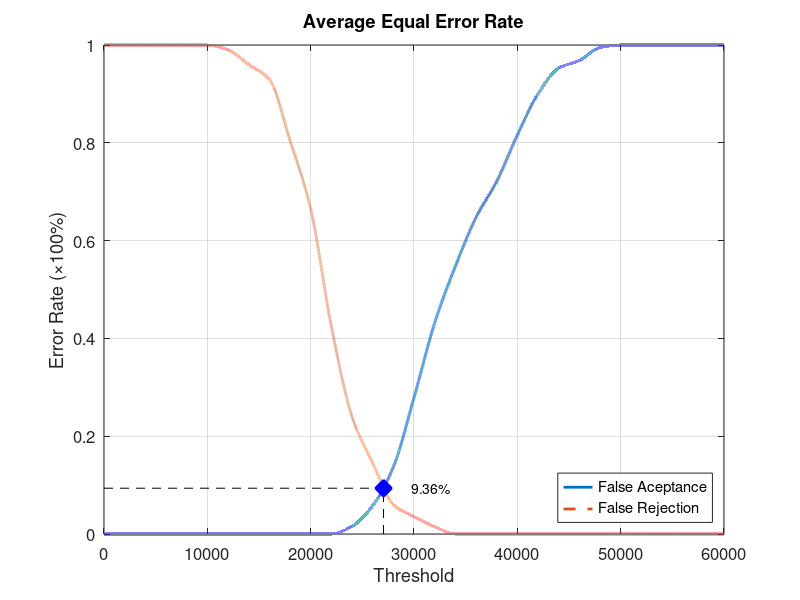
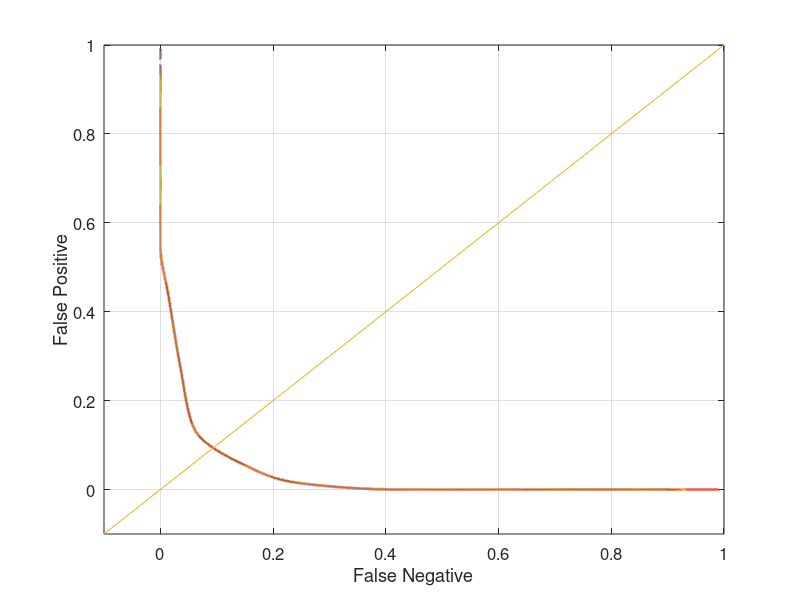

These charts were generated, in order, by the following MATLAB code:
function yEER = Database3_2
close all;
clear;
clc;
x = 0:2000:60000;
xq = 0:0.5:60000;

y0 = [0 0 0 0 0 0 0 0 0 0 0 0 0.0157895 0.0578947 0.136842 0.278947 0.431579 0.547368 0.647368 0.721053 0.815789 0.9 0.952632 0.968421 0.994737 1 1 1 1 1 1];
yy0 = interp1(x, y0, xq, 'pchip');
y1 = [1 1 1 1 1 1 0.99 0.96 0.93 0.805 0.665 0.425 0.24 0.145 0.06 0.035 0.015 0 0 0 0 0 0 0 0 0 0 0 0 0 0];
yy1 = interp1(x, y1, xq, 'pchip');

% Calculating EER: 
y2 = abs(y0 - y1);
find(y2 == min(y2))
yy2 = abs(yy0 - yy1);
xEER = find(yy2 == min(yy2));
xEERIndex = xq(xEER) % X-axis EER
yEER = yy0(xEER) % Y-axis EER

main = figure
plot(xq, yy0,'-','LineWidth', 2);	hold on
plot(xq, yy1,'--','LineWidth', 2);	hold on
plot([xEERIndex xEERIndex], [0 yEER], 'k--');	hold on
plot([0 xEERIndex], [yEER yEER], 'k--');	hold on
plot(xEERIndex, yEER, 'bx', 'LineWidth', 10);	hold on
text(xEERIndex + 10 * xEERIndex / 100, yEER, [num2str(round((10000 * yEER)) / 100) '%'])
legend('False Aceptance', 'False Rejection', 'Location', 'SouthEast')
xlabel('Threshold')
ylabel('Error Rate (\times100%)')
title('Average Equal Error Rate')
set(gca, 'FontSize', 12)
axis([0 60000 0 1])
grid on

print(main, 'Database3_2Main', '-dpng');
FNRxFPR = figure('Color', [1 1 1]);
plot(yy1, yy0, '-', yy1, yy0, 'LineWidth', 2);
hold on
y = -0.1:0.1:1
plot(y, y); 
set(gca, 'FontSize', 12)
xlabel('False Negative')
ylabel('False Positive')
axis([-0.1 1 -0.1 1])
set(gca, 'FontSize', 12)
grid on

print(FNRxFPR, 'Database3_2FNRxFPR','-dpng');
end
